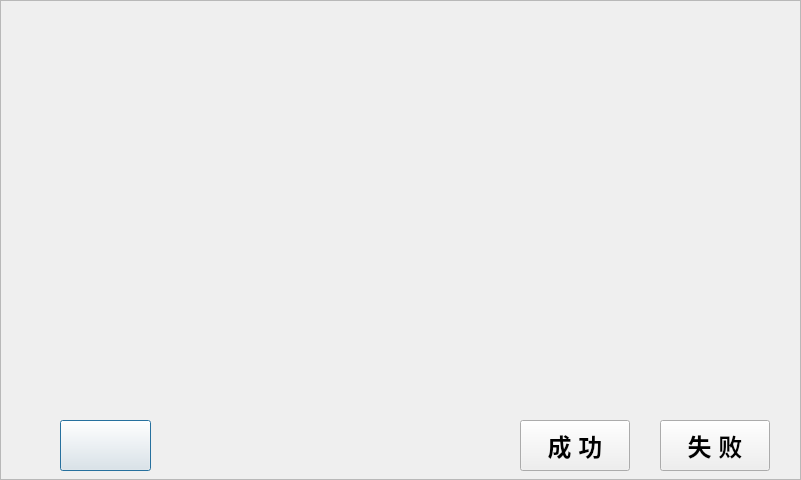
<?xml version="1.0" encoding="UTF-8"?>
<ui version="4.0">
 <class>p12_cardpayoff_dialog</class>
 <widget class="QDialog" name="p12_cardpayoff_dialog">
  <property name="geometry">
   <rect>
    <x>0</x>
    <y>0</y>
    <width>801</width>
    <height>480</height>
   </rect>
  </property>
  <property name="windowTitle">
   <string>Dialog</string>
  </property>
  <widget class="QFrame" name="frame">
   <property name="geometry">
    <rect>
     <x>0</x>
     <y>0</y>
     <width>801</width>
     <height>480</height>
    </rect>
   </property>
   <property name="styleSheet">
    <string notr="true">background-image: url(:/new/prefix/pic_resource/interface/interface_05.png);</string>
   </property>
   <property name="frameShape">
    <enum>QFrame::StyledPanel</enum>
   </property>
   <property name="frameShadow">
    <enum>QFrame::Raised</enum>
   </property>
   <widget class="QLabel" name="label_swingcard_stat">
    <property name="geometry">
     <rect>
      <x>440</x>
      <y>150</y>
      <width>281</width>
      <height>221</height>
     </rect>
    </property>
    <property name="styleSheet">
     <string notr="true">background-image: url(:/new/prefix/pic_resource/otherwidget/button_03.png);
border-image: url(:/new/prefix/pic_resource/swingcard/swing_card_1.png);</string>
    </property>
    <property name="text">
     <string/>
    </property>
   </widget>
   <widget class="QLabel" name="label_swingcard">
    <property name="geometry">
     <rect>
      <x>100</x>
      <y>150</y>
      <width>231</width>
      <height>251</height>
     </rect>
    </property>
    <property name="styleSheet">
     <string notr="true">border-image: url(:/new/prefix/pic_resource/otherwidget/swingcard_pic.png);
background-image: url(:/new/prefix/pic_resource/otherwidget/button_03.png);</string>
    </property>
    <property name="text">
     <string/>
    </property>
   </widget>
   <widget class="QPushButton" name="ptn_return">
    <property name="geometry">
     <rect>
      <x>60</x>
      <y>420</y>
      <width>91</width>
      <height>51</height>
     </rect>
    </property>
    <property name="styleSheet">
     <string notr="true">border-image: url(:/new/prefix/pic_resource/otherwidget/return.png);
background-image: url(:/charway/pic_resource/chargeway/bluebkgd.png);</string>
    </property>
    <property name="text">
     <string/>
    </property>
   </widget>
   <widget class="QPushButton" name="ptn_success">
    <property name="geometry">
     <rect>
      <x>520</x>
      <y>420</y>
      <width>110</width>
      <height>51</height>
     </rect>
    </property>
    <property name="font">
     <font>
      <pointsize>18</pointsize>
      <weight>75</weight>
      <italic>false</italic>
      <bold>true</bold>
      <underline>false</underline>
      <strikeout>false</strikeout>
     </font>
    </property>
    <property name="styleSheet">
     <string notr="true">border-image: url(:/new/prefix/pic_resource/otherwidget/button_04.png);</string>
    </property>
    <property name="text">
     <string>成 功</string>
    </property>
   </widget>
   <widget class="QPushButton" name="ptn_fail">
    <property name="geometry">
     <rect>
      <x>660</x>
      <y>420</y>
      <width>110</width>
      <height>51</height>
     </rect>
    </property>
    <property name="font">
     <font>
      <pointsize>18</pointsize>
      <weight>75</weight>
      <bold>true</bold>
     </font>
    </property>
    <property name="styleSheet">
     <string notr="true">border-image: url(:/new/prefix/pic_resource/otherwidget/button_04.png);</string>
    </property>
    <property name="text">
     <string>失 败</string>
    </property>
   </widget>
   <widget class="QFrame" name="frame_time">
    <property name="geometry">
     <rect>
      <x>470</x>
      <y>30</y>
      <width>311</width>
      <height>30</height>
     </rect>
    </property>
    <property name="styleSheet">
     <string notr="true">background-image: url(:/charway/pic_resource/chargeway/bluebkgd.png);</string>
    </property>
    <property name="frameShape">
     <enum>QFrame::NoFrame</enum>
    </property>
    <property name="frameShadow">
     <enum>QFrame::Raised</enum>
    </property>
    <widget class="QLabel" name="label_net">
     <property name="geometry">
      <rect>
       <x>10</x>
       <y>0</y>
       <width>25</width>
       <height>25</height>
      </rect>
     </property>
     <property name="styleSheet">
      <string notr="true">background-image: url(:/new/prefix/pic_resource/otherwidget/netstat_good.png);</string>
     </property>
     <property name="text">
      <string/>
     </property>
    </widget>
    <widget class="QLabel" name="label_sysdate">
     <property name="geometry">
      <rect>
       <x>50</x>
       <y>5</y>
       <width>131</width>
       <height>22</height>
      </rect>
     </property>
     <property name="palette">
      <palette>
       <active>
        <colorrole role="WindowText">
         <brush brushstyle="SolidPattern">
          <color alpha="255">
           <red>255</red>
           <green>255</green>
           <blue>255</blue>
          </color>
         </brush>
        </colorrole>
        <colorrole role="Text">
         <brush brushstyle="SolidPattern">
          <color alpha="255">
           <red>255</red>
           <green>255</green>
           <blue>255</blue>
          </color>
         </brush>
        </colorrole>
       </active>
       <inactive>
        <colorrole role="WindowText">
         <brush brushstyle="SolidPattern">
          <color alpha="255">
           <red>255</red>
           <green>255</green>
           <blue>255</blue>
          </color>
         </brush>
        </colorrole>
        <colorrole role="Text">
         <brush brushstyle="SolidPattern">
          <color alpha="255">
           <red>255</red>
           <green>255</green>
           <blue>255</blue>
          </color>
         </brush>
        </colorrole>
       </inactive>
       <disabled>
        <colorrole role="WindowText">
         <brush brushstyle="SolidPattern">
          <color alpha="255">
           <red>106</red>
           <green>104</green>
           <blue>100</blue>
          </color>
         </brush>
        </colorrole>
        <colorrole role="Text">
         <brush brushstyle="SolidPattern">
          <color alpha="255">
           <red>106</red>
           <green>104</green>
           <blue>100</blue>
          </color>
         </brush>
        </colorrole>
       </disabled>
      </palette>
     </property>
     <property name="font">
      <font>
       <pointsize>22</pointsize>
       <weight>50</weight>
       <bold>false</bold>
      </font>
     </property>
     <property name="styleSheet">
      <string notr="true">background-image: url(:/background/qrc/background/mainlab_phonenum.png);</string>
     </property>
     <property name="text">
      <string/>
     </property>
    </widget>
    <widget class="QLabel" name="label_systime">
     <property name="geometry">
      <rect>
       <x>190</x>
       <y>5</y>
       <width>110</width>
       <height>22</height>
      </rect>
     </property>
     <property name="palette">
      <palette>
       <active>
        <colorrole role="WindowText">
         <brush brushstyle="SolidPattern">
          <color alpha="255">
           <red>255</red>
           <green>255</green>
           <blue>255</blue>
          </color>
         </brush>
        </colorrole>
        <colorrole role="Text">
         <brush brushstyle="SolidPattern">
          <color alpha="255">
           <red>255</red>
           <green>255</green>
           <blue>255</blue>
          </color>
         </brush>
        </colorrole>
       </active>
       <inactive>
        <colorrole role="WindowText">
         <brush brushstyle="SolidPattern">
          <color alpha="255">
           <red>255</red>
           <green>255</green>
           <blue>255</blue>
          </color>
         </brush>
        </colorrole>
        <colorrole role="Text">
         <brush brushstyle="SolidPattern">
          <color alpha="255">
           <red>255</red>
           <green>255</green>
           <blue>255</blue>
          </color>
         </brush>
        </colorrole>
       </inactive>
       <disabled>
        <colorrole role="WindowText">
         <brush brushstyle="SolidPattern">
          <color alpha="255">
           <red>106</red>
           <green>104</green>
           <blue>100</blue>
          </color>
         </brush>
        </colorrole>
        <colorrole role="Text">
         <brush brushstyle="SolidPattern">
          <color alpha="255">
           <red>106</red>
           <green>104</green>
           <blue>100</blue>
          </color>
         </brush>
        </colorrole>
       </disabled>
      </palette>
     </property>
     <property name="font">
      <font>
       <pointsize>22</pointsize>
       <weight>50</weight>
       <bold>false</bold>
      </font>
     </property>
     <property name="styleSheet">
      <string notr="true">background-image: url(:/background/qrc/background/mainlab_phonenum.png);</string>
     </property>
     <property name="text">
      <string/>
     </property>
    </widget>
   </widget>
  </widget>
 </widget>
 <resources/>
 <connections/>
</ui>
